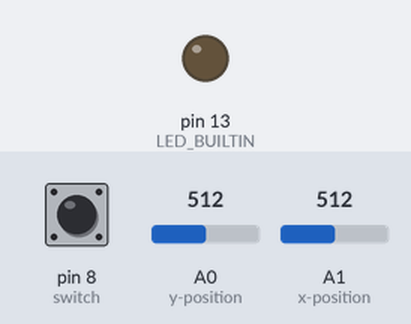
A sketch run on a simulated Arduino Uno, built with avr-gcc and run on an emulated ATmega328P. On the bench: output pins drawn as LEDs (lit = HIGH). Inputs (shaded band) come from the test bench; at power-on: pin 8 (switch) LOW, A0 (y-position) = 512, A1 (x-position) = 512. What the sketch prints to the serial monitor is not drawn.

Above: at 1.2 s.
1.3 s: pin 8 (switch) pulled HIGH for 0.2 s
At 1.47 s:
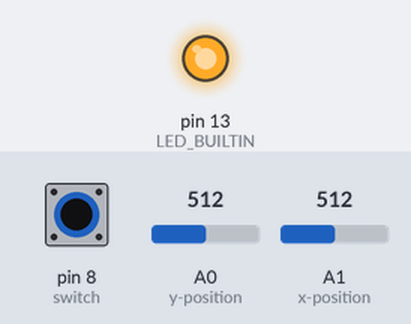
3.0 s: pin 8 (switch) pulled HIGH for 3.2 s
At 7.5 s:
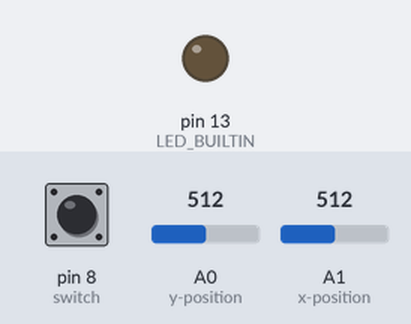
Timing chart, 0 to 9.0 s (numbered marks = the images above; inputs shaded):
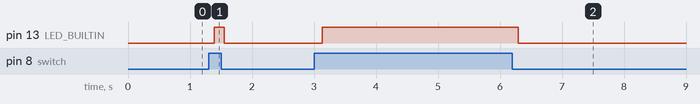

The sketch:

printingPosition.ino
```cpp
/*
  Joystick

  Print the position of the joystick to serial monitor
  x-position - A1
  y-position - A0
  Switch - 8

  modified 15 October 2023
  by Utpal Kumar
*/
void setup() {
  pinMode(A0, INPUT); //y-position
  pinMode(A1, INPUT); //x-position
  pinMode(8, INPUT); //switch
  Serial.begin(9600); //begin the communication with the serial monitor on baud 9600
  pinMode(LED_BUILTIN, OUTPUT);

}

void loop() {
  Serial.println("X-Position: "+(String)analogRead(A1)); //printing the x position of the joystick
  Serial.println("Y-Position: "+(String)analogRead(A0)); //printing the y position of the joystick
  //Serial.println("B-Position: "+(String)digitalRead(8)); // printing the button state on joystick
  if(digitalRead(8) == HIGH) digitalWrite(LED_BUILTIN, HIGH); //controlling inbuilt led with button on joystick
  else digitalWrite(LED_BUILTIN, LOW);
  Serial.println("--------------------------------------------------------------------------------------------------------------------");
}
```

Measured:
- after the input at 1.3 s, pin 13 (LED_BUILTIN): LOW → HIGH after 0.09 s, → LOW 0.16 s later
- after the input at 3.0 s, pin 13 (LED_BUILTIN): LOW → HIGH after 0.13 s, → LOW 3.2 s later
